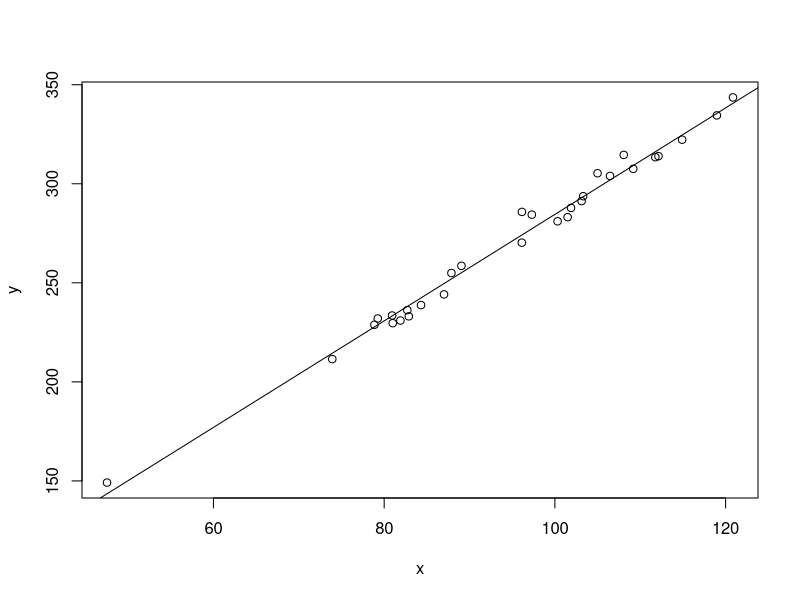
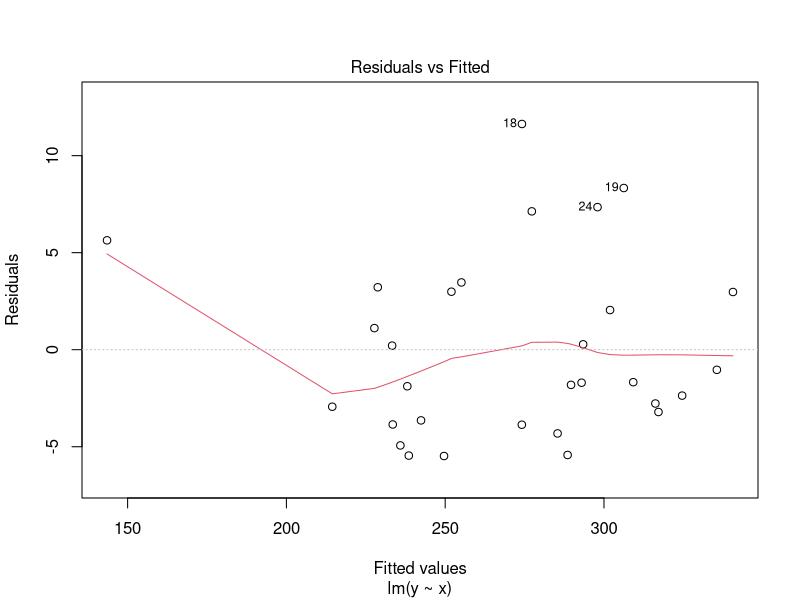
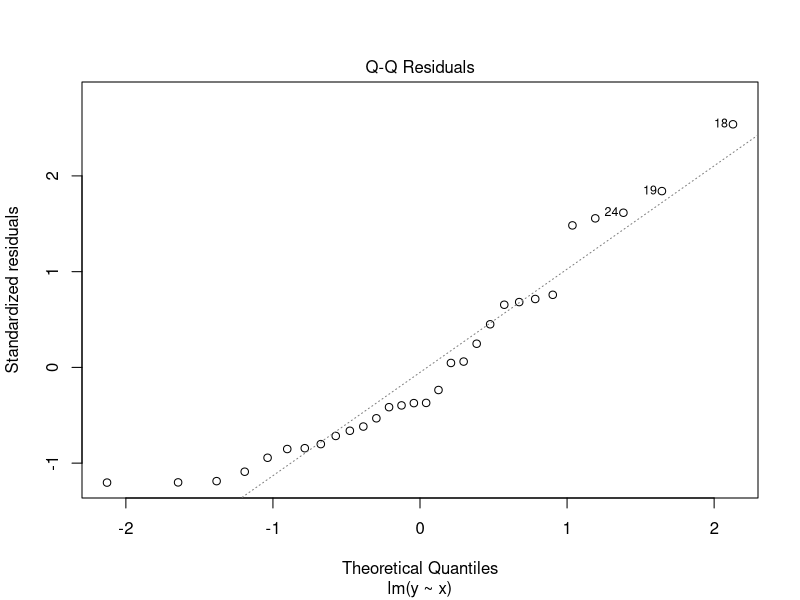
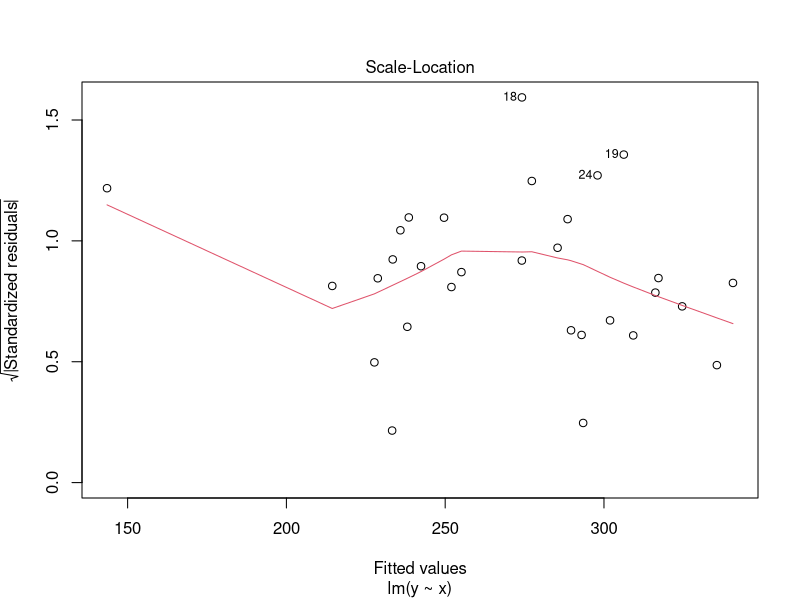
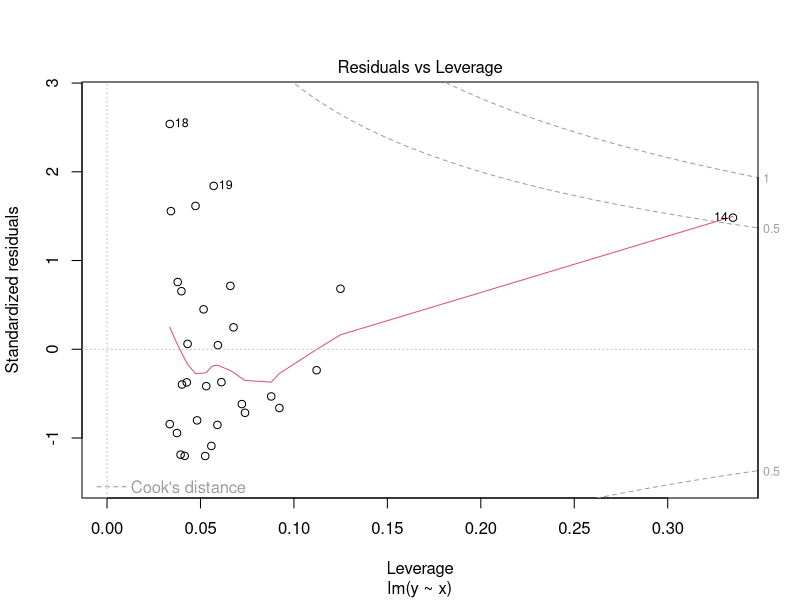
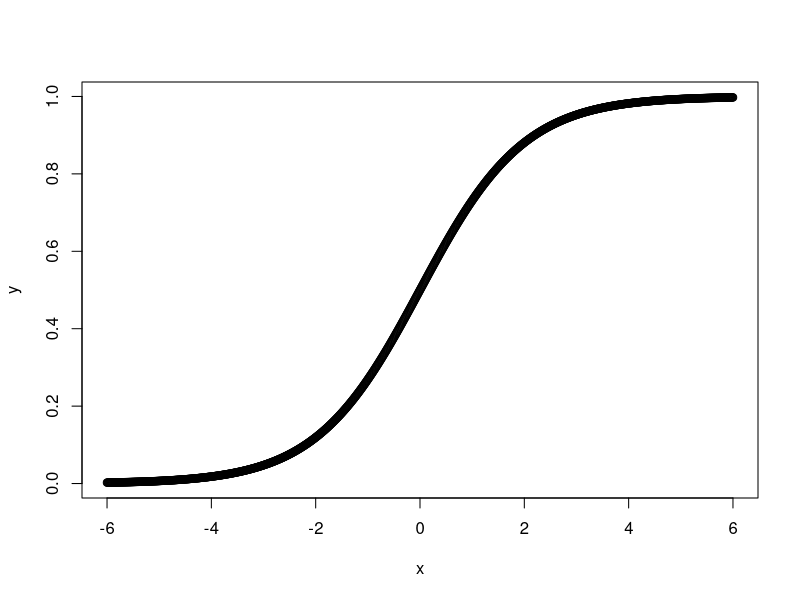

Source code (R) for these figures, in order:
library( tidyverse )

# Simulated linear regression -----

x <- rnorm( n = 30, mean=100, sd=15 )

# henceforth, assume that the predictor values (x) are constant, exact, etc.

alpha <- 9
beta <- 2.7
# normally distributed error
# epsilon <- rnorm( n=30, mean=0, sd = 45 )

# non-normal error
epsilon <- rexp( n=30, rate = 0.2 )

# response depends linearly on x :
y <- alpha + beta*x + epsilon

plot( x, y )
cor( x, y )

fit <- lm( y ~ x )
abline( fit )
summary( fit )
plot( fit )

# Simulated logistic regression -----

logfam <- binomial()

x <- seq(-6,6,by=.01)
y <- logfam$linkinv( x )
plot( x, y )

# Simulated count regression -----
